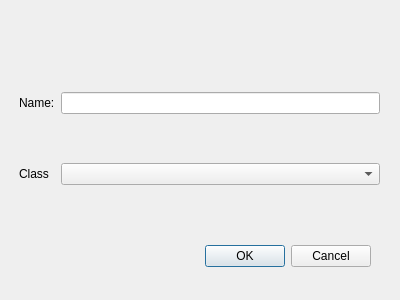
<?xml version="1.0" encoding="UTF-8"?>
<ui version="4.0">
 <class>NewInstanceDialog</class>
 <widget class="QDialog" name="NewInstanceDialog">
  <property name="geometry">
   <rect>
    <x>0</x>
    <y>0</y>
    <width>400</width>
    <height>300</height>
   </rect>
  </property>
  <property name="windowTitle">
   <string>Dialog</string>
  </property>
  <widget class="QDialogButtonBox" name="buttonBox">
   <property name="geometry">
    <rect>
     <x>30</x>
     <y>240</y>
     <width>341</width>
     <height>32</height>
    </rect>
   </property>
   <property name="orientation">
    <enum>Qt::Horizontal</enum>
   </property>
   <property name="standardButtons">
    <set>QDialogButtonBox::Cancel|QDialogButtonBox::Ok</set>
   </property>
  </widget>
  <widget class="QWidget" name="gridLayoutWidget">
   <property name="geometry">
    <rect>
     <x>19</x>
     <y>49</y>
     <width>361</width>
     <height>181</height>
    </rect>
   </property>
   <layout class="QGridLayout" name="gridLayout" rowstretch="0,0,0,0" columnstretch="0,0">
    <item row="2" column="0">
     <widget class="QLabel" name="label">
      <property name="text">
       <string>Class</string>
      </property>
     </widget>
    </item>
    <item row="0" column="0">
     <widget class="QLabel" name="label_2">
      <property name="text">
       <string>Name:</string>
      </property>
     </widget>
    </item>
    <item row="0" column="1">
     <widget class="QLineEdit" name="lineEdit"/>
    </item>
    <item row="2" column="1">
     <widget class="QComboBox" name="comboBox"/>
    </item>
   </layout>
  </widget>
 </widget>
 <resources/>
 <connections>
  <connection>
   <sender>buttonBox</sender>
   <signal>accepted()</signal>
   <receiver>NewInstanceDialog</receiver>
   <slot>accept()</slot>
   <hints>
    <hint type="sourcelabel">
     <x>248</x>
     <y>254</y>
    </hint>
    <hint type="destinationlabel">
     <x>157</x>
     <y>274</y>
    </hint>
   </hints>
  </connection>
  <connection>
   <sender>buttonBox</sender>
   <signal>rejected()</signal>
   <receiver>NewInstanceDialog</receiver>
   <slot>reject()</slot>
   <hints>
    <hint type="sourcelabel">
     <x>316</x>
     <y>260</y>
    </hint>
    <hint type="destinationlabel">
     <x>286</x>
     <y>274</y>
    </hint>
   </hints>
  </connection>
 </connections>
</ui>
